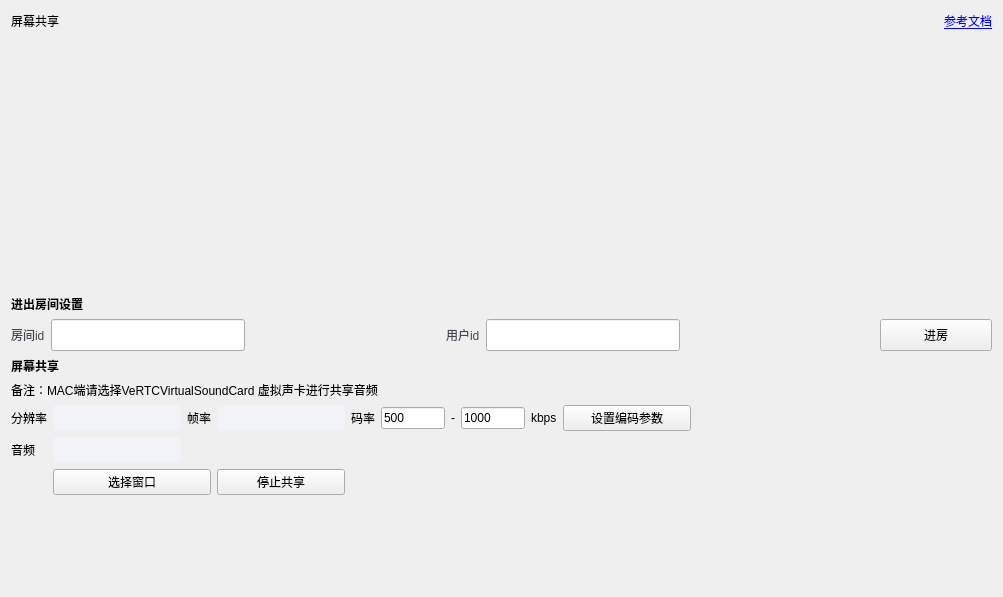
<?xml version="1.0" encoding="UTF-8"?>
<ui version="4.0">
 <class>ScreenShare</class>
 <widget class="QWidget" name="ScreenShare">
  <property name="geometry">
   <rect>
    <x>0</x>
    <y>0</y>
    <width>1003</width>
    <height>597</height>
   </rect>
  </property>
  <property name="windowTitle">
   <string>Form</string>
  </property>
  <property name="styleSheet">
   <string notr="true">QComboBox {
  color: #1D2129;
  background: #F2F3F8;
  border-radius: 2px;
  border-radius : 4px;
  padding-left : 16px;
  padding-top : 5px;
  padding-bottom : 5px;
}

QComboBox::drop-down {
  margin-right : 10px;
  border:  none;
}

QComboBox::down-arrow {
  width:16px;
  height: 10px;
  background-image: url(:/img/Resources/ui/down.png);
  background-position:center;
  background-repeat:no-repeat;
}

QComboBox::ListView{
    outline: 1px solid rgba(0,0,0,0);  
	background: #F2F3F8;
}</string>
  </property>
  <layout class="QVBoxLayout" name="verticalLayout">
   <item>
    <layout class="QHBoxLayout" name="horizontalLayout_5">
     <item>
      <widget class="QLabel" name="label_title">
       <property name="text">
        <string>屏幕共享</string>
       </property>
      </widget>
     </item>
     <item>
      <spacer name="horizontalSpacer_4">
       <property name="orientation">
        <enum>Qt::Orientation::Horizontal</enum>
       </property>
       <property name="sizeHint" stdset="0">
        <size>
         <width>40</width>
         <height>20</height>
        </size>
       </property>
      </spacer>
     </item>
     <item>
      <widget class="QLabel" name="label_15">
       <property name="minimumSize">
        <size>
         <width>18</width>
         <height>18</height>
        </size>
       </property>
       <property name="maximumSize">
        <size>
         <width>18</width>
         <height>18</height>
        </size>
       </property>
       <property name="text">
        <string/>
       </property>
       <property name="pixmap">
        <pixmap resource="../../../resources.qrc">:/img/Resources/ui/document.png</pixmap>
       </property>
       <property name="scaledContents">
        <bool>true</bool>
       </property>
      </widget>
     </item>
     <item>
      <widget class="QLabel" name="label_16">
       <property name="text">
        <string>&lt;a href=&quot;https://www.volcengine.com/docs/6348/70122&quot;&gt;参考文档</string>
       </property>
       <property name="openExternalLinks">
        <bool>true</bool>
       </property>
      </widget>
     </item>
    </layout>
   </item>
   <item>
    <widget class="QWidget" name="widget_u" native="true">
     <property name="minimumSize">
      <size>
       <width>0</width>
       <height>0</height>
      </size>
     </property>
     <property name="maximumSize">
      <size>
       <width>16777215</width>
       <height>240</height>
      </size>
     </property>
     <property name="styleSheet">
      <string notr="true"/>
     </property>
     <layout class="QHBoxLayout" name="horizontalLayout">
      <property name="spacing">
       <number>0</number>
      </property>
      <property name="leftMargin">
       <number>12</number>
      </property>
      <property name="topMargin">
       <number>0</number>
      </property>
      <property name="rightMargin">
       <number>12</number>
      </property>
      <property name="bottomMargin">
       <number>0</number>
      </property>
      <item>
       <spacer name="horizontalSpacer_9">
        <property name="orientation">
         <enum>Qt::Orientation::Horizontal</enum>
        </property>
        <property name="sizeHint" stdset="0">
         <size>
          <width>40</width>
          <height>20</height>
         </size>
        </property>
       </spacer>
      </item>
      <item>
       <widget class="UserWidget" name="widget_local" native="true">
        <property name="minimumSize">
         <size>
          <width>320</width>
          <height>240</height>
         </size>
        </property>
        <property name="maximumSize">
         <size>
          <width>320</width>
          <height>240</height>
         </size>
        </property>
       </widget>
      </item>
      <item>
       <spacer name="horizontalSpacer_3">
        <property name="orientation">
         <enum>Qt::Orientation::Horizontal</enum>
        </property>
        <property name="sizeHint" stdset="0">
         <size>
          <width>40</width>
          <height>20</height>
         </size>
        </property>
       </spacer>
      </item>
      <item>
       <widget class="UserWidget" name="widget_remote" native="true">
        <property name="minimumSize">
         <size>
          <width>320</width>
          <height>240</height>
         </size>
        </property>
        <property name="maximumSize">
         <size>
          <width>320</width>
          <height>240</height>
         </size>
        </property>
       </widget>
      </item>
      <item>
       <spacer name="horizontalSpacer_10">
        <property name="orientation">
         <enum>Qt::Orientation::Horizontal</enum>
        </property>
        <property name="sizeHint" stdset="0">
         <size>
          <width>40</width>
          <height>20</height>
         </size>
        </property>
       </spacer>
      </item>
     </layout>
    </widget>
   </item>
   <item>
    <widget class="QLabel" name="label_14">
     <property name="minimumSize">
      <size>
       <width>0</width>
       <height>6</height>
      </size>
     </property>
     <property name="maximumSize">
      <size>
       <width>16777215</width>
       <height>6</height>
      </size>
     </property>
     <property name="text">
      <string/>
     </property>
    </widget>
   </item>
   <item>
    <widget class="QLabel" name="label_t1">
     <property name="font">
      <font>
       <bold>true</bold>
      </font>
     </property>
     <property name="text">
      <string>进出房间设置</string>
     </property>
    </widget>
   </item>
   <item>
    <layout class="QHBoxLayout" name="horizontalLayout_3">
     <item>
      <widget class="QLabel" name="label_9">
       <property name="styleSheet">
        <string notr="true">QLabel{color:#42464E; background-color:transparent;}</string>
       </property>
       <property name="text">
        <string>房间id</string>
       </property>
      </widget>
     </item>
     <item>
      <widget class="QLineEdit" name="lineEdit_room">
       <property name="minimumSize">
        <size>
         <width>0</width>
         <height>32</height>
        </size>
       </property>
      </widget>
     </item>
     <item>
      <spacer name="horizontalSpacer">
       <property name="orientation">
        <enum>Qt::Orientation::Horizontal</enum>
       </property>
       <property name="sizeHint" stdset="0">
        <size>
         <width>40</width>
         <height>20</height>
        </size>
       </property>
      </spacer>
     </item>
     <item>
      <widget class="QLabel" name="label_10">
       <property name="styleSheet">
        <string notr="true">QLabel{color:#42464E; background-color:transparent;}</string>
       </property>
       <property name="text">
        <string>用户id</string>
       </property>
      </widget>
     </item>
     <item>
      <widget class="QLineEdit" name="lineEdit_uid">
       <property name="minimumSize">
        <size>
         <width>0</width>
         <height>32</height>
        </size>
       </property>
      </widget>
     </item>
     <item>
      <spacer name="horizontalSpacer_2">
       <property name="orientation">
        <enum>Qt::Orientation::Horizontal</enum>
       </property>
       <property name="sizeHint" stdset="0">
        <size>
         <width>40</width>
         <height>20</height>
        </size>
       </property>
      </spacer>
     </item>
     <item>
      <widget class="QPushButton" name="btn_join">
       <property name="minimumSize">
        <size>
         <width>112</width>
         <height>32</height>
        </size>
       </property>
       <property name="maximumSize">
        <size>
         <width>112</width>
         <height>32</height>
        </size>
       </property>
       <property name="text">
        <string>进房</string>
       </property>
      </widget>
     </item>
    </layout>
   </item>
   <item>
    <widget class="QLabel" name="label">
     <property name="font">
      <font>
       <bold>true</bold>
      </font>
     </property>
     <property name="text">
      <string>屏幕共享</string>
     </property>
    </widget>
   </item>
   <item>
    <widget class="QLabel" name="label_mac">
     <property name="text">
      <string>备注：MAC端请选择VeRTCVirtualSoundCard 虚拟声卡进行共享音频</string>
     </property>
    </widget>
   </item>
   <item>
    <layout class="QGridLayout" name="gridLayout">
     <item row="2" column="1" colspan="3">
      <widget class="QPushButton" name="btn_choose_widget">
       <property name="text">
        <string>选择窗口</string>
       </property>
      </widget>
     </item>
     <item row="0" column="3">
      <widget class="QLabel" name="label_3">
       <property name="text">
        <string>帧率</string>
       </property>
      </widget>
     </item>
     <item row="0" column="1" colspan="2">
      <widget class="QComboBox" name="comboBox_resolution">
       <property name="minimumSize">
        <size>
         <width>128</width>
         <height>26</height>
        </size>
       </property>
       <property name="maximumSize">
        <size>
         <width>128</width>
         <height>26</height>
        </size>
       </property>
      </widget>
     </item>
     <item row="0" column="11">
      <widget class="QLabel" name="label_5">
       <property name="text">
        <string>kbps</string>
       </property>
      </widget>
     </item>
     <item row="0" column="14">
      <spacer name="horizontalSpacer_5">
       <property name="orientation">
        <enum>Qt::Orientation::Horizontal</enum>
       </property>
       <property name="sizeHint" stdset="0">
        <size>
         <width>40</width>
         <height>20</height>
        </size>
       </property>
      </spacer>
     </item>
     <item row="0" column="0">
      <widget class="QLabel" name="label_2">
       <property name="text">
        <string>分辨率</string>
       </property>
      </widget>
     </item>
     <item row="0" column="5">
      <widget class="QComboBox" name="comboBox_fps">
       <property name="minimumSize">
        <size>
         <width>128</width>
         <height>26</height>
        </size>
       </property>
       <property name="maximumSize">
        <size>
         <width>128</width>
         <height>26</height>
        </size>
       </property>
      </widget>
     </item>
     <item row="0" column="12">
      <widget class="QPushButton" name="btn_set">
       <property name="minimumSize">
        <size>
         <width>128</width>
         <height>0</height>
        </size>
       </property>
       <property name="maximumSize">
        <size>
         <width>128</width>
         <height>16777215</height>
        </size>
       </property>
       <property name="text">
        <string>设置编码参数</string>
       </property>
      </widget>
     </item>
     <item row="0" column="10">
      <widget class="QLineEdit" name="lineEdit_max">
       <property name="minimumSize">
        <size>
         <width>64</width>
         <height>0</height>
        </size>
       </property>
       <property name="maximumSize">
        <size>
         <width>64</width>
         <height>16777215</height>
        </size>
       </property>
       <property name="text">
        <string>1000</string>
       </property>
      </widget>
     </item>
     <item row="3" column="5">
      <spacer name="verticalSpacer">
       <property name="orientation">
        <enum>Qt::Orientation::Vertical</enum>
       </property>
       <property name="sizeHint" stdset="0">
        <size>
         <width>20</width>
         <height>40</height>
        </size>
       </property>
      </spacer>
     </item>
     <item row="0" column="8">
      <widget class="QLineEdit" name="lineEdit_min">
       <property name="minimumSize">
        <size>
         <width>64</width>
         <height>0</height>
        </size>
       </property>
       <property name="maximumSize">
        <size>
         <width>64</width>
         <height>16777215</height>
        </size>
       </property>
       <property name="text">
        <string>500</string>
       </property>
      </widget>
     </item>
     <item row="0" column="9">
      <widget class="QLabel" name="label_6">
       <property name="text">
        <string>-</string>
       </property>
      </widget>
     </item>
     <item row="0" column="7">
      <widget class="QLabel" name="label_4">
       <property name="text">
        <string>码率</string>
       </property>
      </widget>
     </item>
     <item row="2" column="5">
      <widget class="QPushButton" name="btn_stop">
       <property name="text">
        <string>停止共享</string>
       </property>
      </widget>
     </item>
     <item row="0" column="13">
      <spacer name="horizontalSpacer_6">
       <property name="orientation">
        <enum>Qt::Orientation::Horizontal</enum>
       </property>
       <property name="sizeHint" stdset="0">
        <size>
         <width>40</width>
         <height>20</height>
        </size>
       </property>
      </spacer>
     </item>
     <item row="1" column="0">
      <widget class="QLabel" name="label_audio">
       <property name="text">
        <string>音频</string>
       </property>
      </widget>
     </item>
     <item row="1" column="1" colspan="2">
      <widget class="QComboBox" name="comboBox_audio"/>
     </item>
    </layout>
   </item>
  </layout>
 </widget>
 <customwidgets>
  <customwidget>
   <class>UserWidget</class>
   <extends>QWidget</extends>
   <header>UserWidget.h</header>
   <container>1</container>
  </customwidget>
 </customwidgets>
 <resources>
  <include location="../../../resources.qrc"/>
 </resources>
 <connections/>
</ui>
